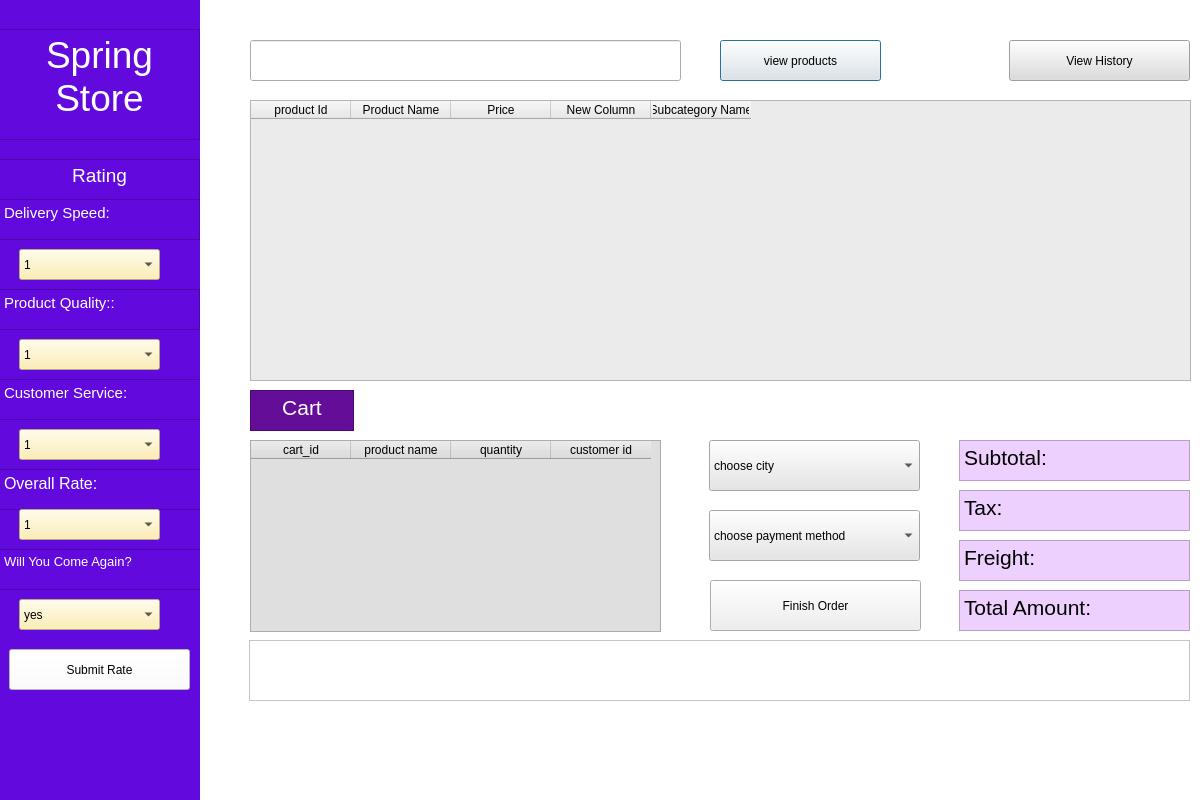
<?xml version="1.0" encoding="UTF-8"?>
<ui version="4.0">
 <class>Dialog</class>
 <widget class="QDialog" name="Dialog">
  <property name="geometry">
   <rect>
    <x>0</x>
    <y>0</y>
    <width>1200</width>
    <height>800</height>
   </rect>
  </property>
  <property name="windowTitle">
   <string>Dialog</string>
  </property>
  <widget class="QLineEdit" name="search">
   <property name="geometry">
    <rect>
     <x>250</x>
     <y>40</y>
     <width>431</width>
     <height>41</height>
    </rect>
   </property>
   <property name="styleSheet">
    <string notr="true">font: 12pt &quot;MS Shell Dlg 2&quot;;</string>
   </property>
  </widget>
  <widget class="QPushButton" name="searchbutt">
   <property name="geometry">
    <rect>
     <x>720</x>
     <y>40</y>
     <width>161</width>
     <height>41</height>
    </rect>
   </property>
   <property name="styleSheet">
    <string notr="true">font: 11pt &quot;MS Shell Dlg 2&quot;;</string>
   </property>
   <property name="text">
    <string>view products</string>
   </property>
  </widget>
  <widget class="QTableWidget" name="tableWidget">
   <property name="geometry">
    <rect>
     <x>250</x>
     <y>100</y>
     <width>941</width>
     <height>281</height>
    </rect>
   </property>
   <property name="styleSheet">
    <string notr="true">background-color: rgb(235, 235, 235);</string>
   </property>
   <column>
    <property name="text">
     <string>product Id</string>
    </property>
   </column>
   <column>
    <property name="text">
     <string>Product Name</string>
    </property>
   </column>
   <column>
    <property name="text">
     <string>Price</string>
    </property>
   </column>
   <column>
    <property name="text">
     <string>New Column</string>
    </property>
   </column>
   <column>
    <property name="text">
     <string>Subcategory Name</string>
    </property>
   </column>
  </widget>
  <widget class="QWidget" name="widget" native="true">
   <property name="geometry">
    <rect>
     <x>-21</x>
     <y>-1</y>
     <width>221</width>
     <height>811</height>
    </rect>
   </property>
   <property name="styleSheet">
    <string notr="true">background-color: rgb(98, 10, 221);</string>
   </property>
   <widget class="QTextEdit" name="textEdit">
    <property name="geometry">
     <rect>
      <x>20</x>
      <y>30</y>
      <width>201</width>
      <height>111</height>
     </rect>
    </property>
    <property name="html">
     <string>&lt;!DOCTYPE HTML PUBLIC &quot;-//W3C//DTD HTML 4.0//EN&quot; &quot;http://www.w3.org/TR/REC-html40/strict.dtd&quot;&gt;
&lt;html&gt;&lt;head&gt;&lt;meta name=&quot;qrichtext&quot; content=&quot;1&quot; /&gt;&lt;style type=&quot;text/css&quot;&gt;
p, li { white-space: pre-wrap; }
&lt;/style&gt;&lt;/head&gt;&lt;body style=&quot; font-family:'MS Shell Dlg 2'; font-size:8.25pt; font-weight:400; font-style:normal;&quot;&gt;
&lt;p align=&quot;center&quot; style=&quot; margin-top:0px; margin-bottom:0px; margin-left:0px; margin-right:0px; -qt-block-indent:0; text-indent:0px;&quot;&gt;&lt;span style=&quot; font-size:28pt; color:#ffffff;&quot;&gt;Spring&lt;/span&gt;&lt;/p&gt;
&lt;p align=&quot;center&quot; style=&quot; margin-top:0px; margin-bottom:0px; margin-left:0px; margin-right:0px; -qt-block-indent:0; text-indent:0px;&quot;&gt;&lt;span style=&quot; font-size:28pt; color:#ffffff;&quot;&gt;Store&lt;/span&gt;&lt;/p&gt;&lt;/body&gt;&lt;/html&gt;</string>
    </property>
   </widget>
   <widget class="QPushButton" name="submitrate">
    <property name="geometry">
     <rect>
      <x>30</x>
      <y>650</y>
      <width>181</width>
      <height>41</height>
     </rect>
    </property>
    <property name="styleSheet">
     <string notr="true">background-color: rgb(255, 255, 255);
font: 12pt &quot;MS Shell Dlg 2&quot;;</string>
    </property>
    <property name="text">
     <string>Submit Rate</string>
    </property>
   </widget>
   <widget class="QComboBox" name="delivery">
    <property name="geometry">
     <rect>
      <x>40</x>
      <y>250</y>
      <width>141</width>
      <height>31</height>
     </rect>
    </property>
    <property name="styleSheet">
     <string notr="true">font: 11pt &quot;MS Shell Dlg 2&quot;;
background-color: rgb(230, 174, 6);
background-color: rgb(255, 250, 220);
background-color: rgb(255, 237, 162);</string>
    </property>
    <item>
     <property name="text">
      <string>1</string>
     </property>
    </item>
    <item>
     <property name="text">
      <string>2</string>
     </property>
    </item>
    <item>
     <property name="text">
      <string>3</string>
     </property>
    </item>
    <item>
     <property name="text">
      <string>4</string>
     </property>
    </item>
    <item>
     <property name="text">
      <string>5</string>
     </property>
    </item>
   </widget>
   <widget class="QComboBox" name="quality">
    <property name="geometry">
     <rect>
      <x>40</x>
      <y>340</y>
      <width>141</width>
      <height>31</height>
     </rect>
    </property>
    <property name="styleSheet">
     <string notr="true">font: 11pt &quot;MS Shell Dlg 2&quot;;
background-color: rgb(255, 237, 162);</string>
    </property>
    <item>
     <property name="text">
      <string>1</string>
     </property>
    </item>
    <item>
     <property name="text">
      <string>2</string>
     </property>
    </item>
    <item>
     <property name="text">
      <string>3</string>
     </property>
    </item>
    <item>
     <property name="text">
      <string>4</string>
     </property>
    </item>
    <item>
     <property name="text">
      <string>5</string>
     </property>
    </item>
   </widget>
   <widget class="QComboBox" name="service">
    <property name="geometry">
     <rect>
      <x>40</x>
      <y>430</y>
      <width>141</width>
      <height>31</height>
     </rect>
    </property>
    <property name="styleSheet">
     <string notr="true">font: 11pt &quot;MS Shell Dlg 2&quot;;
background-color: rgb(255, 237, 162);</string>
    </property>
    <item>
     <property name="text">
      <string>1</string>
     </property>
    </item>
    <item>
     <property name="text">
      <string>2</string>
     </property>
    </item>
    <item>
     <property name="text">
      <string>3</string>
     </property>
    </item>
    <item>
     <property name="text">
      <string>4</string>
     </property>
    </item>
    <item>
     <property name="text">
      <string>5</string>
     </property>
    </item>
   </widget>
   <widget class="QTextEdit" name="textEdit_5">
    <property name="geometry">
     <rect>
      <x>20</x>
      <y>290</y>
      <width>201</width>
      <height>41</height>
     </rect>
    </property>
    <property name="html">
     <string>&lt;!DOCTYPE HTML PUBLIC &quot;-//W3C//DTD HTML 4.0//EN&quot; &quot;http://www.w3.org/TR/REC-html40/strict.dtd&quot;&gt;
&lt;html&gt;&lt;head&gt;&lt;meta name=&quot;qrichtext&quot; content=&quot;1&quot; /&gt;&lt;style type=&quot;text/css&quot;&gt;
p, li { white-space: pre-wrap; }
&lt;/style&gt;&lt;/head&gt;&lt;body style=&quot; font-family:'MS Shell Dlg 2'; font-size:8.25pt; font-weight:400; font-style:normal;&quot;&gt;
&lt;p style=&quot; margin-top:0px; margin-bottom:0px; margin-left:0px; margin-right:0px; -qt-block-indent:0; text-indent:0px;&quot;&gt;&lt;span style=&quot; font-size:11pt; color:#ffffff;&quot;&gt;Product Quality::&lt;/span&gt;&lt;/p&gt;&lt;/body&gt;&lt;/html&gt;</string>
    </property>
   </widget>
   <widget class="QTextEdit" name="textEdit_4">
    <property name="geometry">
     <rect>
      <x>20</x>
      <y>380</y>
      <width>211</width>
      <height>41</height>
     </rect>
    </property>
    <property name="html">
     <string>&lt;!DOCTYPE HTML PUBLIC &quot;-//W3C//DTD HTML 4.0//EN&quot; &quot;http://www.w3.org/TR/REC-html40/strict.dtd&quot;&gt;
&lt;html&gt;&lt;head&gt;&lt;meta name=&quot;qrichtext&quot; content=&quot;1&quot; /&gt;&lt;style type=&quot;text/css&quot;&gt;
p, li { white-space: pre-wrap; }
&lt;/style&gt;&lt;/head&gt;&lt;body style=&quot; font-family:'MS Shell Dlg 2'; font-size:8.25pt; font-weight:400; font-style:normal;&quot;&gt;
&lt;p style=&quot; margin-top:0px; margin-bottom:0px; margin-left:0px; margin-right:0px; -qt-block-indent:0; text-indent:0px;&quot;&gt;&lt;span style=&quot; font-size:11pt; color:#ffffff;&quot;&gt;Customer Service:&lt;/span&gt;&lt;/p&gt;&lt;/body&gt;&lt;/html&gt;</string>
    </property>
   </widget>
   <widget class="QTextEdit" name="textEdit_3">
    <property name="geometry">
     <rect>
      <x>20</x>
      <y>200</y>
      <width>201</width>
      <height>41</height>
     </rect>
    </property>
    <property name="styleSheet">
     <string notr="true">color: rgb(255, 255, 255);
font: 10pt &quot;MS Shell Dlg 2&quot;;</string>
    </property>
    <property name="html">
     <string>&lt;!DOCTYPE HTML PUBLIC &quot;-//W3C//DTD HTML 4.0//EN&quot; &quot;http://www.w3.org/TR/REC-html40/strict.dtd&quot;&gt;
&lt;html&gt;&lt;head&gt;&lt;meta name=&quot;qrichtext&quot; content=&quot;1&quot; /&gt;&lt;style type=&quot;text/css&quot;&gt;
p, li { white-space: pre-wrap; }
&lt;/style&gt;&lt;/head&gt;&lt;body style=&quot; font-family:'MS Shell Dlg 2'; font-size:10pt; font-weight:400; font-style:normal;&quot;&gt;
&lt;p style=&quot; margin-top:0px; margin-bottom:0px; margin-left:0px; margin-right:0px; -qt-block-indent:0; text-indent:0px;&quot;&gt;&lt;span style=&quot; font-size:11pt; color:#ffffff;&quot;&gt;Delivery Speed:&lt;/span&gt;&lt;/p&gt;&lt;/body&gt;&lt;/html&gt;</string>
    </property>
   </widget>
   <widget class="QTextEdit" name="textEdit_6">
    <property name="geometry">
     <rect>
      <x>20</x>
      <y>550</y>
      <width>211</width>
      <height>41</height>
     </rect>
    </property>
    <property name="html">
     <string>&lt;!DOCTYPE HTML PUBLIC &quot;-//W3C//DTD HTML 4.0//EN&quot; &quot;http://www.w3.org/TR/REC-html40/strict.dtd&quot;&gt;
&lt;html&gt;&lt;head&gt;&lt;meta name=&quot;qrichtext&quot; content=&quot;1&quot; /&gt;&lt;style type=&quot;text/css&quot;&gt;
p, li { white-space: pre-wrap; }
&lt;/style&gt;&lt;/head&gt;&lt;body style=&quot; font-family:'MS Shell Dlg 2'; font-size:8.25pt; font-weight:400; font-style:normal;&quot;&gt;
&lt;p style=&quot; margin-top:0px; margin-bottom:0px; margin-left:0px; margin-right:0px; -qt-block-indent:0; text-indent:0px;&quot;&gt;&lt;span style=&quot; font-size:10pt; color:#ffffff;&quot;&gt;Will You Come Again?&lt;/span&gt;&lt;/p&gt;&lt;/body&gt;&lt;/html&gt;</string>
    </property>
   </widget>
   <widget class="QComboBox" name="loyality">
    <property name="geometry">
     <rect>
      <x>40</x>
      <y>600</y>
      <width>141</width>
      <height>31</height>
     </rect>
    </property>
    <property name="styleSheet">
     <string notr="true">font: 11pt &quot;MS Shell Dlg 2&quot;;
background-color: rgb(255, 237, 162);</string>
    </property>
    <item>
     <property name="text">
      <string>yes</string>
     </property>
    </item>
    <item>
     <property name="text">
      <string>no</string>
     </property>
    </item>
   </widget>
   <widget class="QTextEdit" name="textEdit_7">
    <property name="geometry">
     <rect>
      <x>20</x>
      <y>160</y>
      <width>201</width>
      <height>41</height>
     </rect>
    </property>
    <property name="html">
     <string>&lt;!DOCTYPE HTML PUBLIC &quot;-//W3C//DTD HTML 4.0//EN&quot; &quot;http://www.w3.org/TR/REC-html40/strict.dtd&quot;&gt;
&lt;html&gt;&lt;head&gt;&lt;meta name=&quot;qrichtext&quot; content=&quot;1&quot; /&gt;&lt;style type=&quot;text/css&quot;&gt;
p, li { white-space: pre-wrap; }
&lt;/style&gt;&lt;/head&gt;&lt;body style=&quot; font-family:'MS Shell Dlg 2'; font-size:8.25pt; font-weight:400; font-style:normal;&quot;&gt;
&lt;p align=&quot;center&quot; style=&quot; margin-top:0px; margin-bottom:0px; margin-left:0px; margin-right:0px; -qt-block-indent:0; text-indent:0px;&quot;&gt;&lt;span style=&quot; font-size:14pt; color:#ffffff;&quot;&gt;Rating&lt;/span&gt;&lt;/p&gt;&lt;/body&gt;&lt;/html&gt;</string>
    </property>
   </widget>
   <widget class="QTextEdit" name="textEdit_8">
    <property name="geometry">
     <rect>
      <x>20</x>
      <y>470</y>
      <width>211</width>
      <height>41</height>
     </rect>
    </property>
    <property name="html">
     <string>&lt;!DOCTYPE HTML PUBLIC &quot;-//W3C//DTD HTML 4.0//EN&quot; &quot;http://www.w3.org/TR/REC-html40/strict.dtd&quot;&gt;
&lt;html&gt;&lt;head&gt;&lt;meta name=&quot;qrichtext&quot; content=&quot;1&quot; /&gt;&lt;style type=&quot;text/css&quot;&gt;
p, li { white-space: pre-wrap; }
&lt;/style&gt;&lt;/head&gt;&lt;body style=&quot; font-family:'MS Shell Dlg 2'; font-size:8.25pt; font-weight:400; font-style:normal;&quot;&gt;
&lt;p style=&quot; margin-top:0px; margin-bottom:0px; margin-left:0px; margin-right:0px; -qt-block-indent:0; text-indent:0px;&quot;&gt;&lt;span style=&quot; font-size:12pt; color:#ffffff;&quot;&gt;Overall Rate:&lt;/span&gt;&lt;/p&gt;&lt;/body&gt;&lt;/html&gt;</string>
    </property>
   </widget>
   <widget class="QComboBox" name="overall">
    <property name="geometry">
     <rect>
      <x>40</x>
      <y>510</y>
      <width>141</width>
      <height>31</height>
     </rect>
    </property>
    <property name="styleSheet">
     <string notr="true">font: 11pt &quot;MS Shell Dlg 2&quot;;
background-color: rgb(255, 237, 162);</string>
    </property>
    <item>
     <property name="text">
      <string>1</string>
     </property>
    </item>
    <item>
     <property name="text">
      <string>2</string>
     </property>
    </item>
    <item>
     <property name="text">
      <string>3</string>
     </property>
    </item>
    <item>
     <property name="text">
      <string>4</string>
     </property>
    </item>
    <item>
     <property name="text">
      <string>5</string>
     </property>
    </item>
   </widget>
  </widget>
  <widget class="QTableWidget" name="cart_table">
   <property name="geometry">
    <rect>
     <x>250</x>
     <y>440</y>
     <width>411</width>
     <height>192</height>
    </rect>
   </property>
   <property name="styleSheet">
    <string notr="true">background-color: rgb(223, 223, 223);</string>
   </property>
   <column>
    <property name="text">
     <string>cart_id</string>
    </property>
   </column>
   <column>
    <property name="text">
     <string>product name</string>
    </property>
   </column>
   <column>
    <property name="text">
     <string>quantity</string>
    </property>
   </column>
   <column>
    <property name="text">
     <string>customer id</string>
    </property>
   </column>
  </widget>
  <widget class="QTextEdit" name="textEdit_2">
   <property name="geometry">
    <rect>
     <x>250</x>
     <y>390</y>
     <width>104</width>
     <height>41</height>
    </rect>
   </property>
   <property name="styleSheet">
    <string notr="true">background-color: rgb(100, 13, 153);
color: rgb(255, 255, 255);</string>
   </property>
   <property name="html">
    <string>&lt;!DOCTYPE HTML PUBLIC &quot;-//W3C//DTD HTML 4.0//EN&quot; &quot;http://www.w3.org/TR/REC-html40/strict.dtd&quot;&gt;
&lt;html&gt;&lt;head&gt;&lt;meta name=&quot;qrichtext&quot; content=&quot;1&quot; /&gt;&lt;style type=&quot;text/css&quot;&gt;
p, li { white-space: pre-wrap; }
&lt;/style&gt;&lt;/head&gt;&lt;body style=&quot; font-family:'MS Shell Dlg 2'; font-size:8.25pt; font-weight:400; font-style:normal;&quot;&gt;
&lt;p align=&quot;center&quot; style=&quot; margin-top:0px; margin-bottom:0px; margin-left:0px; margin-right:0px; -qt-block-indent:0; text-indent:0px;&quot;&gt;&lt;span style=&quot; font-size:16pt;&quot;&gt;Cart&lt;/span&gt;&lt;/p&gt;&lt;/body&gt;&lt;/html&gt;</string>
   </property>
  </widget>
  <widget class="QPushButton" name="makeorder">
   <property name="geometry">
    <rect>
     <x>710</x>
     <y>580</y>
     <width>211</width>
     <height>51</height>
    </rect>
   </property>
   <property name="styleSheet">
    <string notr="true">font: 11pt &quot;MS Shell Dlg 2&quot;;</string>
   </property>
   <property name="text">
    <string>Finish Order</string>
   </property>
  </widget>
  <widget class="QWidget" name="widget_2" native="true">
   <property name="geometry">
    <rect>
     <x>199</x>
     <y>-80</y>
     <width>1001</width>
     <height>891</height>
    </rect>
   </property>
   <property name="styleSheet">
    <string notr="true">background-color: rgb(255, 255, 255);
</string>
   </property>
   <widget class="QComboBox" name="city">
    <property name="geometry">
     <rect>
      <x>510</x>
      <y>520</y>
      <width>211</width>
      <height>51</height>
     </rect>
    </property>
    <property name="styleSheet">
     <string notr="true">font: 12pt &quot;MS Shell Dlg 2&quot;;

background-color: rgb(230, 230, 230);</string>
    </property>
    <item>
     <property name="text">
      <string>choose city</string>
     </property>
    </item>
    <item>
     <property name="text">
      <string>Mansoura</string>
     </property>
    </item>
    <item>
     <property name="text">
      <string>Cairo</string>
     </property>
    </item>
    <item>
     <property name="text">
      <string>Alex</string>
     </property>
    </item>
    <item>
     <property name="text">
      <string>Aswan</string>
     </property>
    </item>
   </widget>
   <widget class="QComboBox" name="payment">
    <property name="geometry">
     <rect>
      <x>510</x>
      <y>590</y>
      <width>211</width>
      <height>51</height>
     </rect>
    </property>
    <property name="styleSheet">
     <string notr="true">font: 12pt &quot;MS Shell Dlg 2&quot;;
background-color: rgb(230, 230, 230);</string>
    </property>
    <item>
     <property name="text">
      <string>choose payment method</string>
     </property>
    </item>
    <item>
     <property name="text">
      <string>Cash</string>
     </property>
    </item>
    <item>
     <property name="text">
      <string>Online</string>
     </property>
    </item>
    <item>
     <property name="text">
      <string>Credit</string>
     </property>
    </item>
   </widget>
   <widget class="QTextEdit" name="subtotal">
    <property name="geometry">
     <rect>
      <x>760</x>
      <y>520</y>
      <width>231</width>
      <height>41</height>
     </rect>
    </property>
    <property name="styleSheet">
     <string notr="true">font: 75 16pt &quot;MS Shell Dlg 2&quot;;
background-color: rgb(238, 208, 255);</string>
    </property>
    <property name="html">
     <string>&lt;!DOCTYPE HTML PUBLIC &quot;-//W3C//DTD HTML 4.0//EN&quot; &quot;http://www.w3.org/TR/REC-html40/strict.dtd&quot;&gt;
&lt;html&gt;&lt;head&gt;&lt;meta name=&quot;qrichtext&quot; content=&quot;1&quot; /&gt;&lt;style type=&quot;text/css&quot;&gt;
p, li { white-space: pre-wrap; }
&lt;/style&gt;&lt;/head&gt;&lt;body style=&quot; font-family:'MS Shell Dlg 2'; font-size:16pt; font-weight:72; font-style:normal;&quot;&gt;
&lt;p style=&quot; margin-top:0px; margin-bottom:0px; margin-left:0px; margin-right:0px; -qt-block-indent:0; text-indent:0px;&quot;&gt;Subtotal:&lt;/p&gt;&lt;/body&gt;&lt;/html&gt;</string>
    </property>
   </widget>
   <widget class="QTextEdit" name="tax">
    <property name="geometry">
     <rect>
      <x>760</x>
      <y>570</y>
      <width>231</width>
      <height>41</height>
     </rect>
    </property>
    <property name="styleSheet">
     <string notr="true">font: 75 16pt &quot;MS Shell Dlg 2&quot;;
background-color: rgb(238, 208, 255);</string>
    </property>
    <property name="html">
     <string>&lt;!DOCTYPE HTML PUBLIC &quot;-//W3C//DTD HTML 4.0//EN&quot; &quot;http://www.w3.org/TR/REC-html40/strict.dtd&quot;&gt;
&lt;html&gt;&lt;head&gt;&lt;meta name=&quot;qrichtext&quot; content=&quot;1&quot; /&gt;&lt;style type=&quot;text/css&quot;&gt;
p, li { white-space: pre-wrap; }
&lt;/style&gt;&lt;/head&gt;&lt;body style=&quot; font-family:'MS Shell Dlg 2'; font-size:16pt; font-weight:72; font-style:normal;&quot;&gt;
&lt;p style=&quot; margin-top:0px; margin-bottom:0px; margin-left:0px; margin-right:0px; -qt-block-indent:0; text-indent:0px;&quot;&gt;Tax:&lt;/p&gt;&lt;/body&gt;&lt;/html&gt;</string>
    </property>
   </widget>
   <widget class="QTextEdit" name="freight">
    <property name="geometry">
     <rect>
      <x>760</x>
      <y>620</y>
      <width>231</width>
      <height>41</height>
     </rect>
    </property>
    <property name="styleSheet">
     <string notr="true">font: 75 16pt &quot;MS Shell Dlg 2&quot;;
background-color: rgb(238, 208, 255);</string>
    </property>
    <property name="html">
     <string>&lt;!DOCTYPE HTML PUBLIC &quot;-//W3C//DTD HTML 4.0//EN&quot; &quot;http://www.w3.org/TR/REC-html40/strict.dtd&quot;&gt;
&lt;html&gt;&lt;head&gt;&lt;meta name=&quot;qrichtext&quot; content=&quot;1&quot; /&gt;&lt;style type=&quot;text/css&quot;&gt;
p, li { white-space: pre-wrap; }
&lt;/style&gt;&lt;/head&gt;&lt;body style=&quot; font-family:'MS Shell Dlg 2'; font-size:16pt; font-weight:72; font-style:normal;&quot;&gt;
&lt;p style=&quot; margin-top:0px; margin-bottom:0px; margin-left:0px; margin-right:0px; -qt-block-indent:0; text-indent:0px;&quot;&gt;Freight:&lt;/p&gt;&lt;/body&gt;&lt;/html&gt;</string>
    </property>
   </widget>
   <widget class="QTextEdit" name="totalamount">
    <property name="geometry">
     <rect>
      <x>760</x>
      <y>670</y>
      <width>231</width>
      <height>41</height>
     </rect>
    </property>
    <property name="styleSheet">
     <string notr="true">font: 75 16pt &quot;MS Shell Dlg 2&quot;;
background-color: rgb(238, 208, 255);</string>
    </property>
    <property name="html">
     <string>&lt;!DOCTYPE HTML PUBLIC &quot;-//W3C//DTD HTML 4.0//EN&quot; &quot;http://www.w3.org/TR/REC-html40/strict.dtd&quot;&gt;
&lt;html&gt;&lt;head&gt;&lt;meta name=&quot;qrichtext&quot; content=&quot;1&quot; /&gt;&lt;style type=&quot;text/css&quot;&gt;
p, li { white-space: pre-wrap; }
&lt;/style&gt;&lt;/head&gt;&lt;body style=&quot; font-family:'MS Shell Dlg 2'; font-size:16pt; font-weight:72; font-style:normal;&quot;&gt;
&lt;p style=&quot; margin-top:0px; margin-bottom:0px; margin-left:0px; margin-right:0px; -qt-block-indent:0; text-indent:0px;&quot;&gt;Total Amount: &lt;/p&gt;&lt;/body&gt;&lt;/html&gt;</string>
    </property>
   </widget>
   <widget class="QTextEdit" name="feedback">
    <property name="geometry">
     <rect>
      <x>50</x>
      <y>720</y>
      <width>941</width>
      <height>61</height>
     </rect>
    </property>
    <property name="styleSheet">
     <string notr="true">font: 24pt &quot;MS Shell Dlg 2&quot;;
color: rgb(87, 10, 126);</string>
    </property>
    <property name="html">
     <string>&lt;!DOCTYPE HTML PUBLIC &quot;-//W3C//DTD HTML 4.0//EN&quot; &quot;http://www.w3.org/TR/REC-html40/strict.dtd&quot;&gt;
&lt;html&gt;&lt;head&gt;&lt;meta name=&quot;qrichtext&quot; content=&quot;1&quot; /&gt;&lt;style type=&quot;text/css&quot;&gt;
p, li { white-space: pre-wrap; }
&lt;/style&gt;&lt;/head&gt;&lt;body style=&quot; font-family:'MS Shell Dlg 2'; font-size:24pt; font-weight:400; font-style:normal;&quot;&gt;
&lt;p align=&quot;center&quot; style=&quot;-qt-paragraph-type:empty; margin-top:0px; margin-bottom:0px; margin-left:0px; margin-right:0px; -qt-block-indent:0; text-indent:0px; font-size:8.25pt;&quot;&gt;&lt;br /&gt;&lt;/p&gt;&lt;/body&gt;&lt;/html&gt;</string>
    </property>
   </widget>
   <widget class="QPushButton" name="history">
    <property name="geometry">
     <rect>
      <x>810</x>
      <y>120</y>
      <width>181</width>
      <height>41</height>
     </rect>
    </property>
    <property name="styleSheet">
     <string notr="true">background-color: rgb(220, 220, 220);
font: 12pt &quot;MS Shell Dlg 2&quot;;</string>
    </property>
    <property name="text">
     <string>View History</string>
    </property>
   </widget>
  </widget>
  <zorder>widget_2</zorder>
  <zorder>search</zorder>
  <zorder>searchbutt</zorder>
  <zorder>tableWidget</zorder>
  <zorder>widget</zorder>
  <zorder>cart_table</zorder>
  <zorder>textEdit_2</zorder>
  <zorder>makeorder</zorder>
 </widget>
 <resources/>
 <connections/>
</ui>
